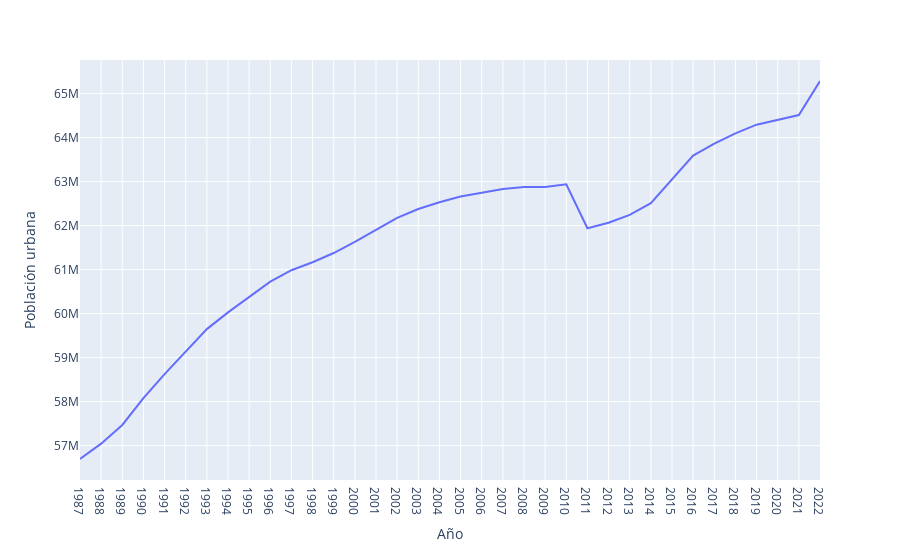

Source (notebook cell):
### Code cell
graficar("Alemania", "Población urbana")

### Figure 1 — Plotly figure (JSON) as saved in the notebook; plotly's stock layout.template omitted (floating-point values rounded to 4 significant figures)
{"data": [{"hovertemplate": "Año=%{x}<br>Población urbana=%{y}<extra></extra>", "legendgroup": "", "line": {"color": "#636efa", "dash": "solid"}, "marker": {"symbol": "circle"}, "mode": "lines", "name": "", "orientation": "v", "showlegend": false, "type": "scatter", "x": ["1987", "1988", "1989", "1990", "1991", "1992", "1993", "1994", "1995", "1996", "1997", "1998", "1999", "2000", "2001", "2002", "2003", "2004", "2005", "2006", "2007", "2008", "2009", "2010", "2011", "2012", "2013", "2014", "2015", "2016", "2017", "2018", "2019", "2020", "2021", "2022"], "xaxis": "x", "y": [56695484, 57044790, 57469536, 58079842, 58625381, 59146205, 59647492, 60028206, 60378049, 60725922, 60986289, 61167004, 61376500, 61629857, 61902439, 62174878, 62376854, 62529997, 62660267, 62753557, 62833410, 62875807, 62877220, 62940432, 61940177, 62064608, 62242278, 62510392, 63062064, 63592936, 63861626, 64096118, 64294010, 64410589, 64513567, 65286292], "yaxis": "y"}], "layout": {"legend": {"tracegroupgap": 0}, "margin": {"t": 60}, "xaxis": {"anchor": "y", "domain": [0, 1], "title": {"text": "Año"}}, "yaxis": {"anchor": "x", "domain": [0, 1], "title": {"text": "Población urbana"}}}}
